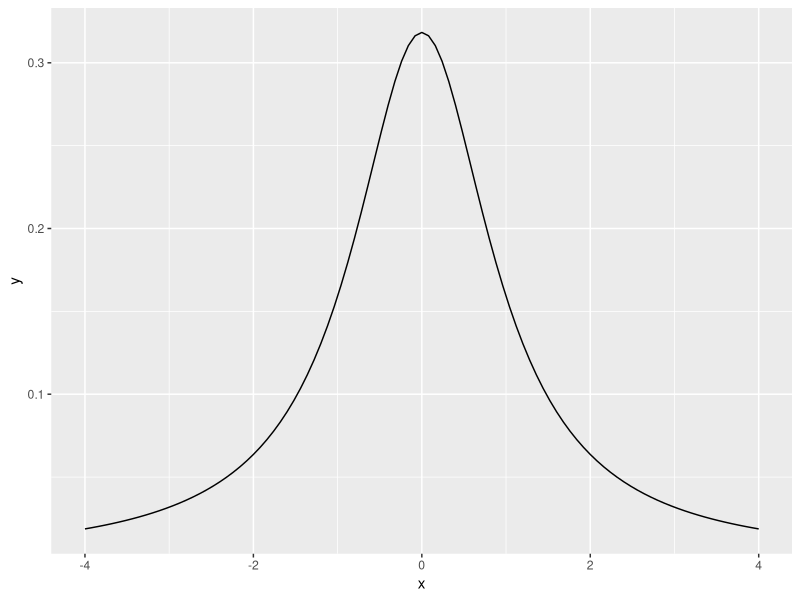

The R script that drew this image: (Note: this script raises an error after producing the figure.)
##install.packages("rmarkdown")
install.packages("ggplot2")
install.packages("ggpubr")
install.packages("tidyverse")
install.packages("reshape2")
library(ggplot2)
library(ggpubr)
library(reshape2)
install.packages("tinytex")

p9 <- ggplot(data.frame(x = c(-4, 4)), aes(x = x)) +
  stat_function(fun = dt, args = list(df = 1))
p9
tv<-c(.100, .050, .025, .010, .005)


df<-c(1:30,40,60,120,Inf)
a<-qt(1-.1, df)
b<-qt(1-.05, df)
c<-qt(1-.025, df)
d<-qt(1-.010, df)
e<-qt(1-.005, df)
xd<-data.frame(DF=df,t.1 =a, t.05 =b, t.025 =c, t.010 =d, t.005 =e)


t.values<-seq(-4,4,0.1)
t.frame = data.frame(t.values, y=dnorm(t.values))

t.frame.melt <- melt(t.frame,id="t.values")

colnames(t.frame.melt)= c("t","df","density")

x.axis.values <- seq(-4,4,2)

g<- ggplot(t.frame, aes(x=t.values,y=density)) +
  geom_line() + geom_vline(aes(xintercept=2), linetype="solid") + 
  geom_rect(aes(xmin = 2, xmax = 4, ymin = 0, ymax = 0.0539909665),fill = "pink", alpha = 0.01)+
  geom_area(aes(x=t.values,y = density),fill="lightblue")
g + theme_classic() 


g<- ggplot(t.frame, aes(x=t.values,y=density)) +
  geom_line()
g + theme_classic() + geom_area(aes(x=t.values,y = density),fill="lightblue") + 
  geom_ribbon(aes(x=t.values,ymin=0,ymax = 0.0539909665,fill="green"))






p<-qplot(x=t.frame$t.values,y=t.frame$density,geom="line") 
p

#First subst the data and add the coordinates to make it shade to y = 0
shade <- rbind(c(1,0), subset(t.frame, t.values >= 1), c(t.frame[nrow(t.frame), "t.values"], 0))    

#Then use this new data.frame with geom_polygon
p + geom_segment(aes(x=1,y=0,xend=1,yend=ytop)) +
  geom_polygon(data = shade, aes(x=t.frame$t.values,y=t.frame$density))







ytop=0.2419707
g<- ggplot(t.frame, aes(x=t.values,y=density)) +
  geom_line()
g + theme_classic() + geom_segment(aes(x=1,y=0,xend=1,yend=ytop)) + 
  geom_polygon(data = shade, aes(x,y=density))

#First subst the data and add the coordinates to make it shade to y = 0
shade <- rbind(c(1,0), subset(t.frame, t.values > 1), c(t.frame[nrow(t.frame), "t.values"], 0))

#Then use this new data.frame with geom_polygon
g + geom_segment(aes(x=2,y=0,xend=4,yend=0.0539909665)) +
  geom_polygon(data = shade, aes(x, y))



t.values<-seq(-4,4,0.1)
txd<-seq(2,4,0.1)
t.frame = data.frame(t.values, density=dnorm(t.values))
txd.frame = data.frame(txd,dens=dnorm(txd))
t.frame.melt <- melt(t.frame,id="t.values")
txd.frame.melt <- melt(txd.frame, id="txd")
colnames(t.frame.melt)= c("t","df","density")

x.axis.values <- seq(-4,4,2)



g<- ggplot(t.frame, aes(x=t.values,y=density)) +
  geom_line()
g + theme_classic() + geom_area(aes(x=txd,y = dens),fill="lightblue")


g<- ggplot(t.frame, aes(x=t.values,y=density)) +
  geom_line() + geom_vline(aes(xintercept=2), linetype="solid")
g + theme_classic() 

rt<- ggplot(txd.frame, aes(x=txd,y=dens)) +
  geom_line() + geom_area(aes(x=txd,y = dens),fill="lightblue")
rt + theme_classic() 


    
g<- ggplot(t.frame, aes(x=t.values,y=density)) +
  geom_line()
g + theme_classic() + geom_area(aes(x=t.values,y = density),fill="lightblue")